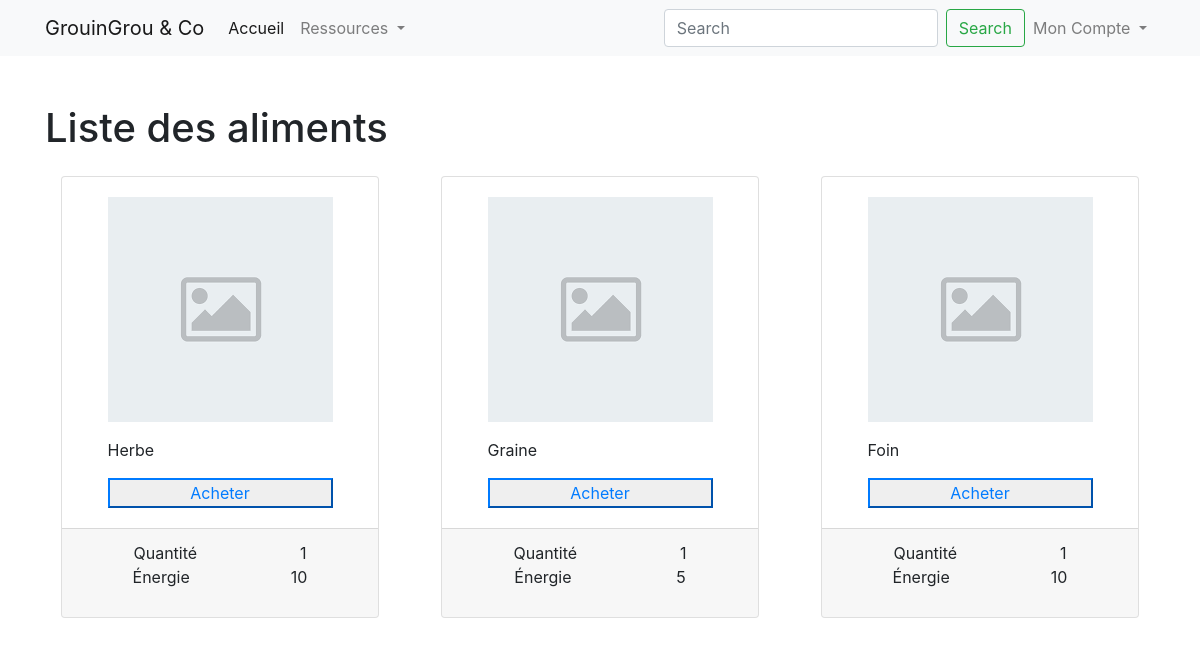
The page /aliments on the database its author committed.
### tables this page shows
CREATE TABLE `foods` (
  `id` int(11) NOT NULL,
  `name` varchar(255) NOT NULL,
  `img` varchar(255) NOT NULL,
  `quantity` int(11) NOT NULL,
  `energy` int(11) NOT NULL
);

### src/controllers/FoodsController.php (called while the page is built)
<?php
class FoodsController extends Controller{
    public function list(){
        $data['foods'] = $this->getModel('FoodModel')->getAll();
        return $this->renderView("foods/list",$data);
    }
}

### core/Router.php (called while the page is built, shortened)
<?php
class Router
{
    protected $controller = 'HomeController';
    protected $method = 'index';
    protected $params = [];
    public function __construct()
    {
        $this->routes = Routes::getRoutes();
        $url = $this->getUrl();
        foreach ($this->routes as $route) {
            $urlToTest = $route['url'];
            if (preg_match("~$urlToTest~", "/$url", $matches) && $matches[0] === "/$url") {
                $this->controller = $route['goto'][0];
                $this->method = $route['goto'][1];
                $this->params = isset($route['goto'][2]) ? $route['goto'][2] : [];
                break;
            }
        }
        if (file_exists("../src/controllers/{$this->controller}.php")) {
            $this->controller = new $this->controller;
        }
        if (method_exists($this->controller, $this->method)) {
            $this->method = $this->method;
        }
        call_user_func_array(array($this->controller, $this->method), $this->params);
    }
    public function getUrl()
    {
        if (isset($_GET['url'])) {
            $url = $_GET['url'];
            $url = filter_var($url, FILTER_SANITIZE_URL);
            return $url;
        }
    }
}

### public/index.php (called while the page is built, shortened)
<?php
$router = new Router();

### core/Model.php (called while the page is built, shortened)
<?php
class Model
{
    protected $host = DB_HOST;
    protected $dbname = DB_NAME;
    protected $user = DB_USER;
    protected $pass = DB_PASS;
    public function __construct()
    {
        try {
            $this->bdd = new PDO("mysql:host={$this->host};dbname={$this->dbname};charset=UTF8", $this->user, $this->pass);
        } catch (PDOException $e) {
            $this->error = $e->getMessage();
            echo $this->error;
        }
    }
}

### src/models/FoodModel.php (called while the page is built)
<?php
class FoodModel extends Model{
    public function getAll(){
        $req = $this->bdd->query("
            SELECT * FROM foods
        ");
        return $req->fetchAll();
    }
}

### utils/url.php (called while the page is built, shortened)
<?php
function publicUrl($partial = null)
{
    return PUBLIC_URL.$partial;
}

### src/views/foods/list.php (the view, shortened to what this page needs)
<div class="container">
    <h1>Liste des aliments</h1>
    <section>
    <div class="row ">
        <?php foreach($data['foods'] as $food):?>
           <div class=" col-sm-6 col-md-4">
            <article>
                <div class="card m-3">
                    <div class="card-body mx-auto">
                        <figure>
                            <img src="<?php echo publicUrl("/uploads/foods/{$food->img}");?>" alt="" class="img-fluid">
                            <figcaption>
                                <p class="mt-3"><?php echo $food->name;?></p>
                            </figcaption>
                        </figure>
                        <form action="">
                            <input type="submit" value="Acheter" class="btn-outline-primary btn-block ">
                        </form>
                    </div>
                    <div class="card-footer">
                    <ul class="list-unstyled">
                            <li class="d-flex justify-content-around">
                                <span>Quantité</span>
                                <span><?php echo $food->quantity ;?></span>
                            </li>
                            <li class="d-flex justify-content-around">
                                <span>Énergie</span>
                                <span><?php echo $food->energy ;?></span>
                            </li>
                        </ul>
                    </div>
                </div>
            </article>
           </div>
        <?php endforeach;?>
            </div>
    </section>
</div>

### rows shown on the page
foods: img (placeholder picture), name "Herbe", quantity "1", energy "10"
foods: img (placeholder picture), name "Graine", quantity "1", energy "5"
foods: img (placeholder picture), name "Foin", quantity "1", energy "10"
